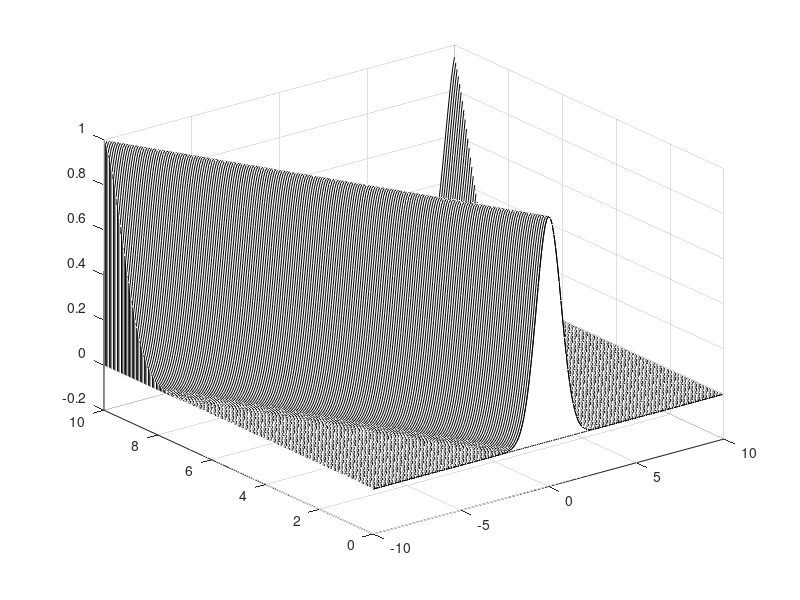

Reproduce this figure in MATLAB.
clear all; close all; 

% initialize grid size, time
Time=10; L=20; n=200;
x2=linspace(-L/2,L/2,n+1); 
x=x2(1:n); 
dx=x(2)-x(1) 
dt=0.05;
time_steps=Time/dt; 
t=0:dt:Time;

% CFL
CFL = dt/dx

usol = zeros(length(x),length(t));

% ic
u0 = exp(-x.^2).';
u1 = exp(-(x+dt).^2).';

usol(:,1) = u0;
usol(:,2) = u1;

% sparse matrix for derivative term 
e1=ones(n,1); 
A=spdiags([-e1 e1],[-1 1],n,n); 
A(1,n)=-1; A(n,1)=1;


for j=2:time_steps-1
    
    %u2 = u1+CFL*1/2*A*u1;
    
    %u1=u2;
    
    %usol(:,j+1) = u2;
    
    u2= u0+CFL*A*u1;
    u0=u1;u1=u2;
    
    usol(:,j+1)=u2;
    
    
end

waterfall(x,t,usol.'); map=[0 0 0]; colormap(map);
    










